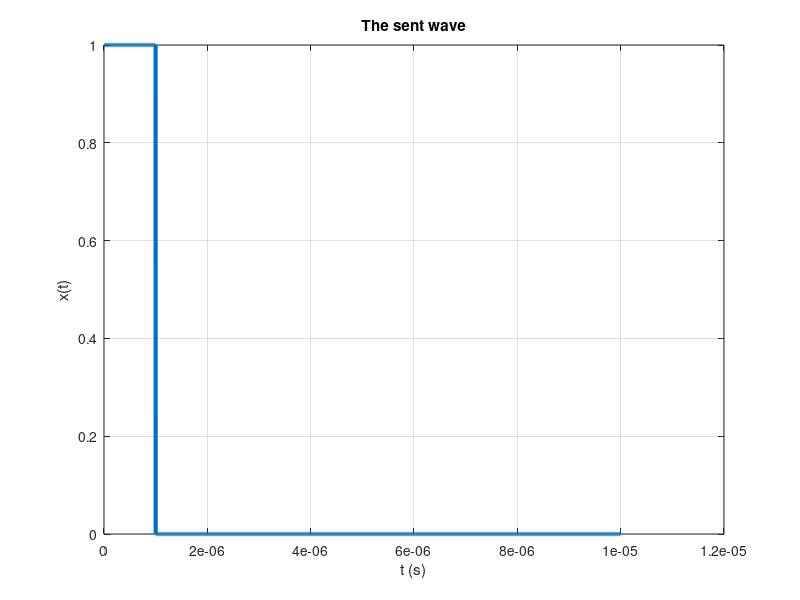
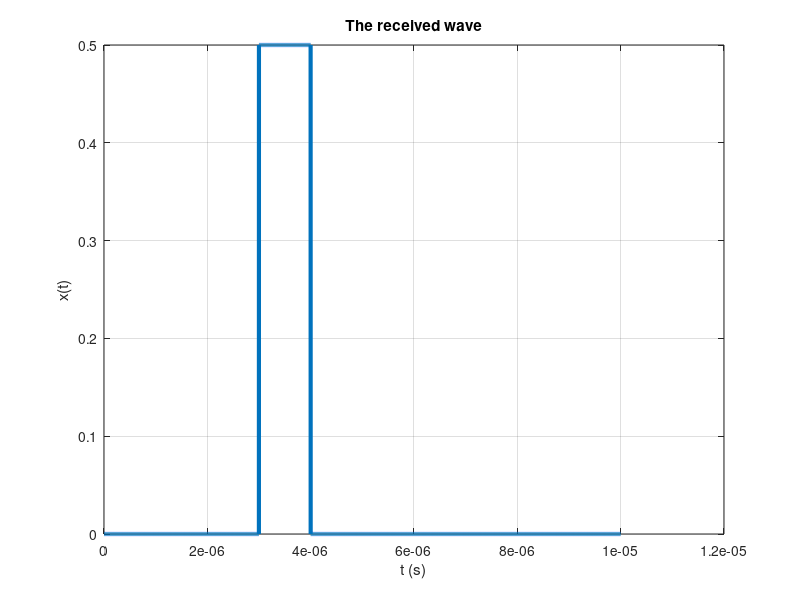
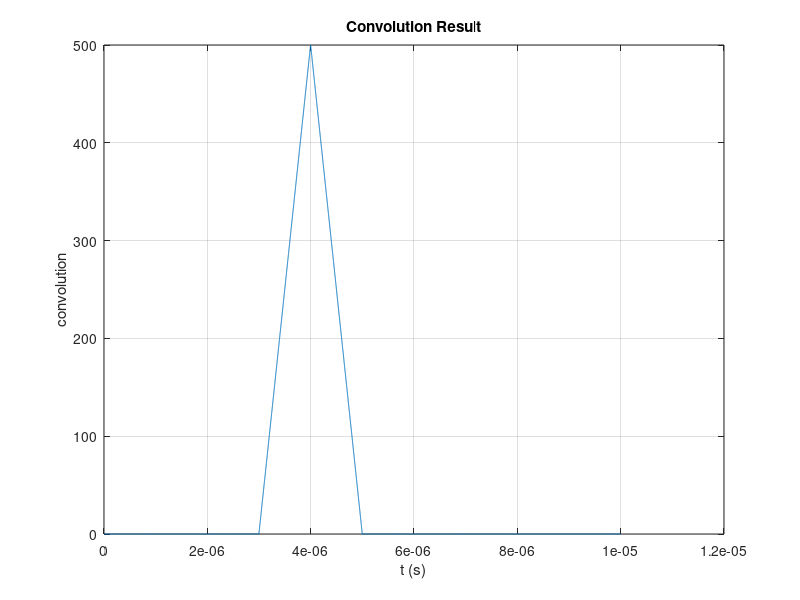
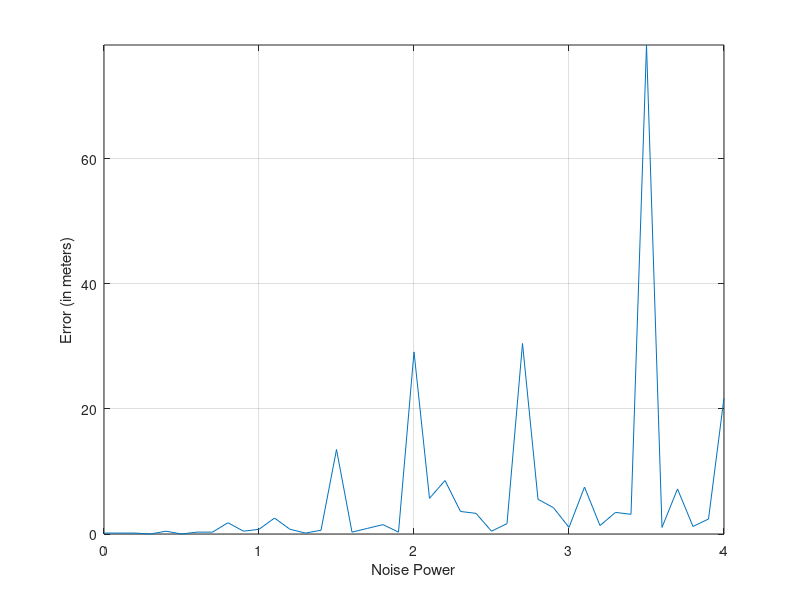

The MATLAB script that drew these images, in order:
ts = 1e-9;
T = 1e-5;
tau = 1e-6;

t = 0:ts:T;
x_sent = zeros(size(t));
N = round(tau / ts);
x_sent(1:N) = 1;
figure;
plot(t, x_sent, 'LineWidth', 3);
title("The sent wave")
ylabel("x(t)")
xlabel("t (s)")
grid on

figure;
alpha = 0.5;
R = 450;
C = 3e8;
td = 2 * R / C;
td_index = round(td / ts);
x_received = zeros(size(t));
x_received(td_index : td_index + N) = alpha;
plot(t, x_received, 'LineWidth', 3);
title("The received wave")
ylabel("x(t)")
xlabel("t (s)")
grid on

figure;
correlation = conv(x_received, x_sent);
plot(t, correlation(1 : length(t)));
title("Convolution Result")
ylabel("convolution")
xlabel("t (s)")
grid on

[mx_cor, td_derived] = max(correlation);
td_derived = td_derived * ts - tau;
R_derived = C * td_derived / 2;
fprintf("distance is %f\n", R_derived);

figure;
noise_power = 0:0.1:4;
errors = zeros(size(noise_power));
tlen = length(t);
for i = 1 : length(noise_power)
    cur_noise_power = noise_power(i);
    cur_noise = cur_noise_power * randn(1, tlen);
    x_recieved_noise = x_received + cur_noise;
    cor = conv(x_sent, x_recieved_noise);
    [mx_cor, td_derived] = max(cor);
    td_derived = td_derived * ts - tau;
    R_derived = C * td_derived / 2;
    err = abs(R_derived - R);
    errors(i) = err;
end
plot(noise_power, errors)
xlabel("Noise Power")
ylabel("Error (in meters)")
ylim([0, max(errors)])
grid on